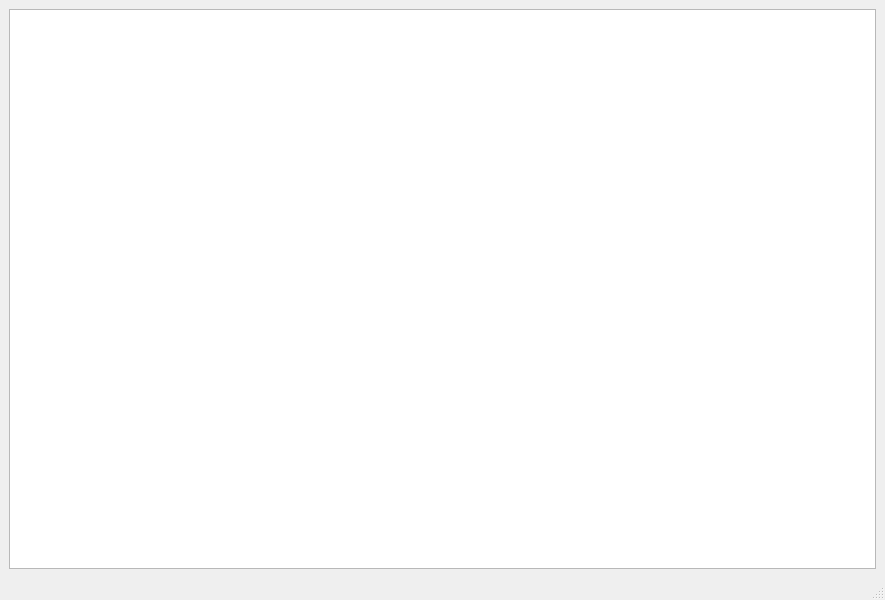
<?xml version="1.0" encoding="UTF-8"?>
<ui version="4.0">
 <class>MainWindow</class>
 <widget class="QMainWindow" name="MainWindow">
  <property name="geometry">
   <rect>
    <x>0</x>
    <y>0</y>
    <width>885</width>
    <height>600</height>
   </rect>
  </property>
  <property name="windowTitle">
   <string>MainWindow</string>
  </property>
  <widget class="QWidget" name="centralwidget">
   <layout class="QHBoxLayout" name="horizontalLayout">
    <item>
     <layout class="QVBoxLayout" name="verticalLayout">
      <item>
       <widget class="QListWidget" name="listWidget">
        <property name="enabled">
         <bool>true</bool>
        </property>
       </widget>
      </item>
     </layout>
    </item>
   </layout>
  </widget>
  <widget class="QMenuBar" name="menubar">
   <property name="geometry">
    <rect>
     <x>0</x>
     <y>0</y>
     <width>885</width>
     <height>21</height>
    </rect>
   </property>
  </widget>
  <widget class="QStatusBar" name="statusbar"/>
 </widget>
 <resources/>
 <connections/>
</ui>
